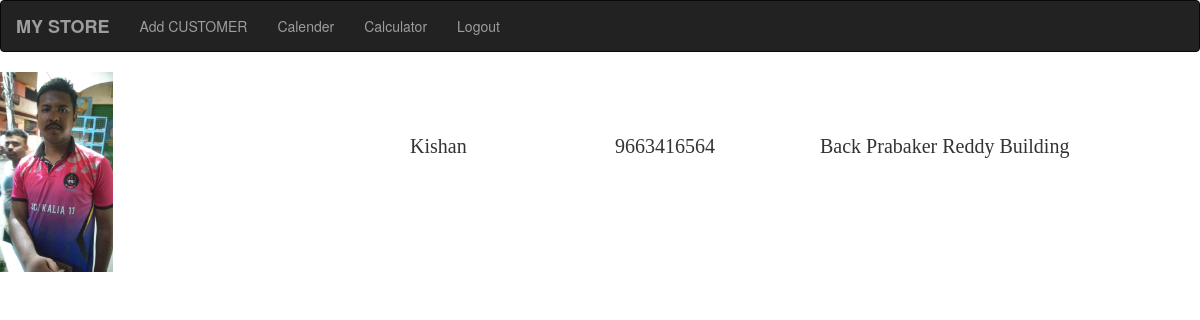
The page /details/21/ on the database its author committed.
### mystoree/models.py (models this page shows, shortened)
class Customer(models.Model):
    cname = models.CharField(max_length=50)
    cphoto = models.ImageField(upload_to='images/',default='default_image.jpg')
    cphone = models.CharField(max_length=10)
    caddress = models.CharField(max_length=200)

### mystoree/views.py (the view)
# urls.py: path('details/<int:id>/',views.details ,name='details'),
def details(request,id):
    cus = Customer.objects.get(pk=id)
    return render(request ,'mystoree/details.html',{'cus': cus})

### mystoree/templates/mystoree/details.html
{% extends "mystoree/base.html" %}
{% block content %}
<div class="row">
    <div class="col-md-4"><img src="{{cus.cphoto.url}}" height="200px"></div>
    <div class="col-md-2" style="margin-top: 60px; font-family: cursive; font-size: 20px;">{{cus.cname}}</div>
    <div class="col-md-2" style="margin-top: 60px; font-family: cursive; font-size: 20px;">{{cus.cphone}}</div>
    <div class="col-md-4" style="margin-top: 60px; font-family: cursive; font-size: 20px;">{{cus.caddress}}</div>
</div>
{% endblock%}

### rows shown on the page
Customer: cphoto (picture), cname "Kishan", cphone "9663416564", caddress "Back Prabaker Reddy Building"
